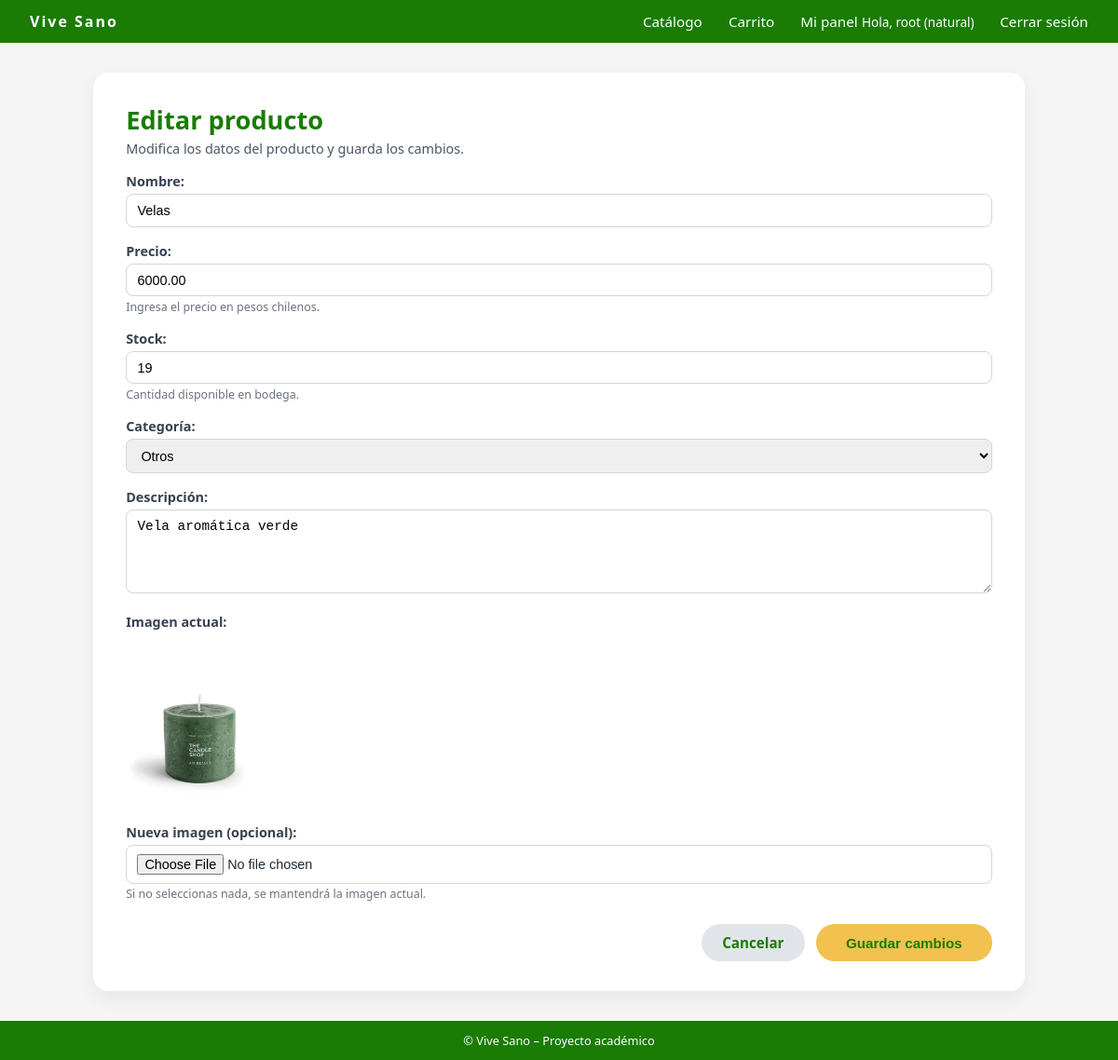
Screenshot of /productos/admin-editar/1/ (signed in) with the database file from the repository.
### usuarios/models.py (models this page shows, shortened)
class Usuario(AbstractUser):
    TIPO_CLIENTE = [
        ("natural", "Persona Natural"),
        ("empresa", "Empresa"),
        ("admin", "Administrador"),
        ("atencion_cliente", "Atención al Cliente"),  # 👈 Cambiar de "soporte" a "atencion_cliente"
    ]
    rut = models.CharField(max_length=12, unique=True, blank=True, null=True)
    tipo_cliente = models.CharField(
        max_length=20,
        choices=TIPO_CLIENTE,
        default="natural"
    )

### productos/models.py (models this page shows, shortened)
class Producto(models.Model):
    CATEGORIAS = [
        ("organicos", "Orgánicos"),
        ("harinas", "Harinas"),
        ("sin gluten", "Sin Gluten"),
        ("s/lacteos", "Sin Lácteos"),
        ("bebidas", "Bebidas"),
        ("snacks", "Snacks"),
        ("suplementos", "Suplementos"),
        ("otros", "Otros"),
    ]
    nombre = models.CharField(max_length=100)
    descripcion = models.TextField(blank=True)
    precio = models.DecimalField(max_digits=10, decimal_places=2)
    stock = models.PositiveIntegerField(default=0)
    categoria = models.CharField(max_length=20, choices=CATEGORIAS, default="otros")
    activo = models.BooleanField(default=True)
    imagen = models.ImageField(
        upload_to="productos/",
        blank=True,
        null=True,
    )
    creado = models.DateTimeField(auto_now_add=True)
    actualizado = models.DateTimeField(auto_now=True)

### usuarios/decoradores.py (the view)
        def _wrapped_view(request, *args, **kwargs):
            user = request.user
            if not user.is_authenticated:
                return redirect("login")
            if user.is_superuser:
                return view_func(request, *args, **kwargs)
            if user.tipo_cliente not in roles_permitidos:
                raise PermissionDenied
            return view_func(request, *args, **kwargs)

### productos/views.py (called while the page is built, shortened)
@admin_required
def editar_producto(request, id):
    producto = get_object_or_404(Producto, id=id)
    return render(request, "productos/editar.html", {"producto": producto})

### usuarios/decoradores.py (called while the page is built)
def rol_requerido(roles_permitidos):
    def decorator(view_func):
        def _wrapped_view(request, *args, **kwargs):
            user = request.user
            if not user.is_authenticated:
                return redirect("login")
            if user.is_superuser:
                return view_func(request, *args, **kwargs)
            if user.tipo_cliente not in roles_permitidos:
                raise PermissionDenied
            return view_func(request, *args, **kwargs)
        return _wrapped_view
    return decorator

### productos/templates/productos/editar.html (shortened to what this page needs)
{% extends 'core/base.html' %}
{% block content %}
<div class="admin-page-container">
  <div class="admin-card form-card">
    <h1 class="admin-title">Editar producto</h1>
    <p class="admin-subtitle">
      Modifica los datos del producto y guarda los cambios.
    </p>
    <form method="POST" enctype="multipart/form-data">
      <div class="form-group">
        <label class="form-label">Nombre:</label>
        <input type="text" name="nombre" value="{{ producto.nombre }}" required>
      </div>
      <div class="form-group">
        <label class="form-label">Precio:</label>
        <input type="number" name="precio" step="0.01" value="{{ producto.precio }}" required>
        <small class="form-help">Ingresa el precio en pesos chilenos.</small>
      </div>
      <div class="form-group">
        <label class="form-label">Stock:</label>
        <input type="number" name="stock" value="{{ producto.stock }}" required>
        <small class="form-help">Cantidad disponible en bodega.</small>
      </div>
      <div class="form-group">
        <label class="form-label">Categoría:</label>
        <select name="categoria">
          <option value="otros" {% if producto.categoria == "otros" %}selected{% endif %}>Otros</option>
        </select>
      </div>
      <div class="form-group">
        <label class="form-label">Descripción:</label>
        <textarea name="descripcion">{{ producto.descripcion }}</textarea>
      </div>
      {% if producto.imagen %}
      <div class="form-group">
        <label class="form-label">Imagen actual:</label><br>
        <img src="{{ producto.imagen.url }}" alt="{{ producto.nombre }}" style="max-width: 160px; border-radius: 8px;">
      </div>
      {% endif %}
      <div class="form-group">
        <label class="form-label">Nueva imagen (opcional):</label>
        <input type="file" name="imagen" accept="image/*">
        <small class="form-help">Si no seleccionas nada, se mantendrá la imagen actual.</small>
      </div>
      <div class="form-actions">
        <a href="{% url 'listar_productos' %}" class="btn btn-secondary">Cancelar</a>
        <button type="submit" class="btn btn-primary">Guardar cambios</button>
      </div>
    </form>
  </div>
</div>
{% endblock %}

### core/templates/core/base.html (shortened to what this page needs)
{% load static %}
<!DOCTYPE html>
<html>
<head>
    <link rel="stylesheet" href="{% static 'core/css/styles.css' %}">
</head>
<body>
<div class="site-wrapper">
    <header>
        <nav class="navbar">
            <div class="navbar-logo">
                Vive Sano
            </div>
            <div class="navbar-nav">
                <a href="{% url 'catalogo_productos' %}">Catálogo</a>
                {% if user.is_authenticated %}
                    <a href="{% url 'ver_carrito' %}">Carrito</a>
                    <a href="{% url 'dashboard' %}">Mi panel</a>
                    <span class="navbar-user">
                        Hola, {{ user.username }} ({{ user.tipo_cliente }})
                    </span>
                    <a href="{% url 'logout' %}">Cerrar sesión</a>
                {% else %}
                    <a href="{% url 'login' %}">Iniciar sesión</a>
                    <a href="{% url 'registrar' %}">Crear cuenta</a>
                {% endif %}
            </div>
        </nav>
    </header>
    <main>
        {% block content %}{% endblock %}
    </main>
    <footer class="footer">
        © {{ now|date:"Y" }} Vive Sano – Proyecto académico
    </footer>
</div>
</body>
</html>

### core/static/core/css/styles.css (style rules this page uses)
* { margin: 0; padding: 0; box-sizing: border-box; }
body { font-family: system-ui, -apple-system, BlinkMacSystemFont, "Segoe UI", sans-serif; background-color: #f5f5f5; color: #1f2933; }
.site-wrapper { min-height: 100vh; display: flex; flex-direction: column; }
main { flex: 1; }
.navbar { background-color:hsl(109, 94%, 25%); color: #ffffff; padding: 0.75rem 2rem; display: flex; align-items: center; justify-content: space-between; }
.navbar-logo { font-weight: 700; letter-spacing: 2px; }
.navbar-nav a { color: #ffffff; text-decoration: none; margin-left: 1.5rem; font-size: 0.95rem; }
.navbar-user { font-size: 0.85rem; }
.btn { display: inline-block; padding: 0.6rem 1.4rem; border-radius: 999px; border: none; cursor: pointer; font-size: 0.95rem; font-weight: 600; text-decoration: none; text-align: center; }
.btn-primary { background-color: #f2c14f; color:hsl(109, 94%, 25%); }
.btn-secondary { background-color: #e1e5ea; color:hsl(109, 94%, 25%); }
.form-group { margin-bottom: 1rem; }
.form-label { font-size: 0.9rem; margin-bottom: 0.3rem; display: block; }
.footer { background-color: hsl(109, 94%, 25%); color: #ffffff; text-align: center; padding: 0.75rem; font-size: 0.8rem; }
.btn-primary { padding: 0.7rem 2rem; background: #f2c14f; border-radius: 50px; text-decoration: none; font-weight: bold; color: hsl(109, 94%, 25%); transition: 0.2s; }
.admin-page-container { display: flex; justify-content: center; padding: 2rem 1rem; }
.admin-card { width: 100%; max-width: 1000px; background-color: #ffffff; border-radius: 16px; padding: 2rem 2.2rem; box-shadow: 0 8px 20px rgba(0,0,0,0.06); }
.admin-title { font-size: 1.7rem; color: hsl(109, 94%, 25%); }
.admin-subtitle { font-size: 0.9rem; color: #4b5563; margin-top: 0.2rem; }
.admin-title { font-size: 1.7rem; color: hsl(109, 94%, 25%); margin: 0; }
.form-card form { margin-top: 1rem; }
.form-label { display: block; font-size: 0.9rem; font-weight: 600; margin-bottom: 0.25rem; color: #374151; }
.form-group input[type="text"], .form-group input[type="number"], .form-group input[type="file"], .form-group input[type="email"], .form-group select, .form-group textarea { width: 100%; padding: 0.55rem 0.7rem; border-radius: 8px; border: 1px solid #d1d5db; font-size: 0.9rem; }
.form-group textarea { min-height: 90px; resize: vertical; }
.form-help { display: block; font-size: 0.78rem; color: #6b7280; margin-top: 0.15rem; }
.form-actions { margin-top: 1.5rem; display: flex; justify-content: flex-end; gap: 0.75rem; }

### rows the page displays
Usuario: username "root", tipo_cliente "natural"
Producto: nombre "Velas", precio "6000.00", stock "19", categoria "Otros", descripcion "Vela aromática verde", imagen (picture)
